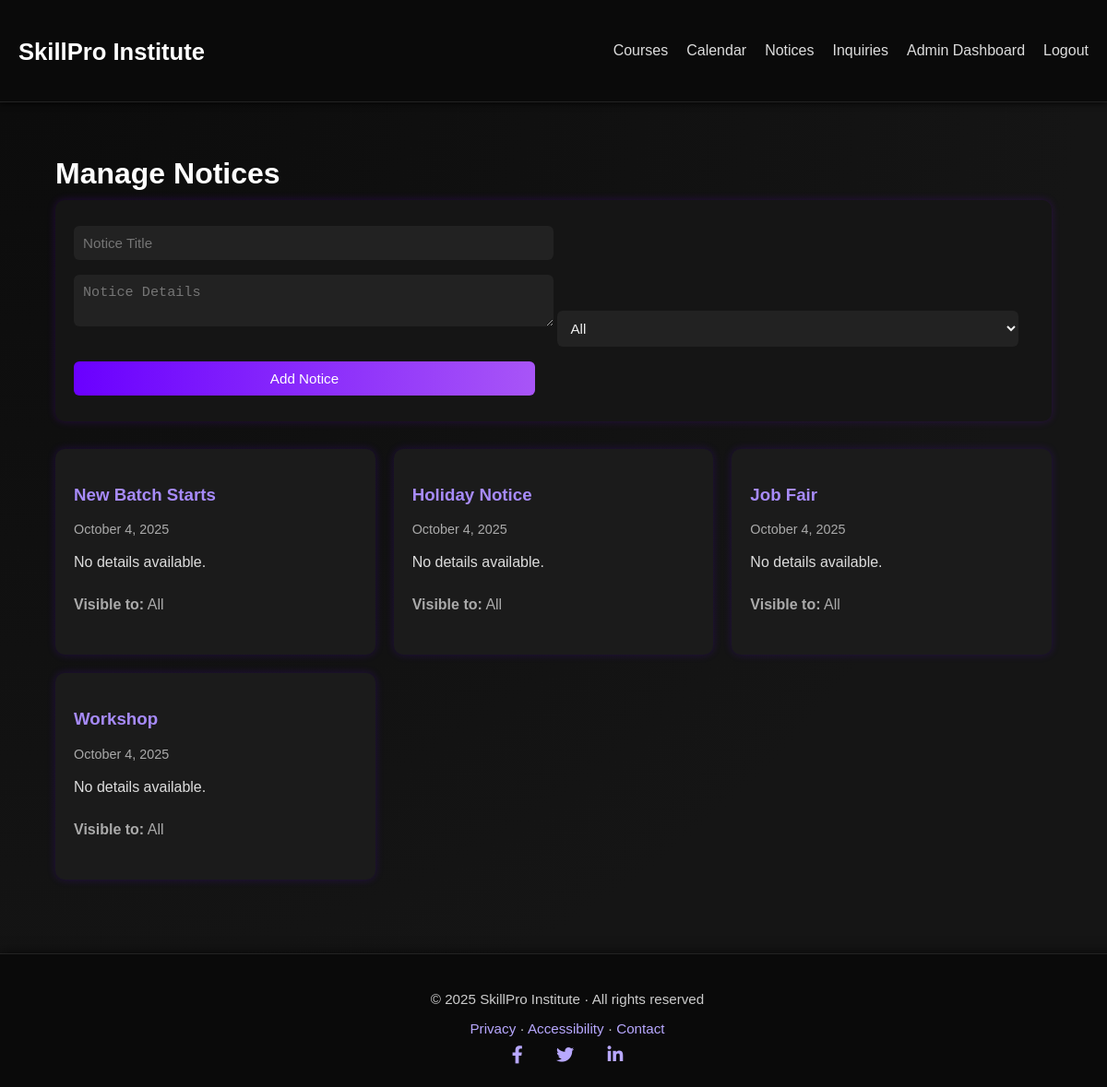
Screenshot of /admin/manage_notices.php (signed in) with the database file from the repository.
### tables this page shows
CREATE TABLE notices (
  id INT AUTO_INCREMENT PRIMARY KEY,
  title VARCHAR(200),
  content TEXT,
  publish_at TIMESTAMP DEFAULT CURRENT_TIMESTAMP
);

### admin/manage_notices.php (the view, shortened to what this page needs)
<?php
require __DIR__ . '/../config/db.php';
require __DIR__ . '/../partials/header.php';
$notices = $pdo->query("SELECT * FROM notices ORDER BY publish_at DESC")->fetchAll(PDO::FETCH_ASSOC);
?>
<link rel="stylesheet" href="/skill_pro_v2/assets/css/admin.css">
<div class="admin-wrapper">
  <h2>Manage Notices</h2>
  <form method="post">
    <input type="text" name="title" placeholder="Notice Title" required>
    <textarea name="body" placeholder="Notice Details" required></textarea>
    <select name="visible_to">
      <option value="all">All</option>
    </select>
    <button type="submit">Add Notice</button>
  </form>
  <div class="notices-grid">
  <?php if ($notices): ?>
    <?php foreach ($notices as $n): ?>
      <div class="notice-card">
        <h3><?= htmlspecialchars($n['title'] ?? 'Untitled Notice') ?></h3>
        <p class="date">
          <?= !empty($n['publish_at']) ? date("F j, Y", strtotime($n['publish_at'])) : 'No date' ?>
        </p>
        <p class="message">
          <?= nl2br(htmlspecialchars($n['body'] ?? 'No details available.')) ?>
        </p>
        <p class="visible">
          <strong>Visible to:</strong> <?= htmlspecialchars($n['visible_to'] ?? 'All') ?>
        </p>
      </div>
    <?php endforeach; ?>
  <?php else: ?>
    <p>No notices available.</p>
  <?php endif; ?>
</div>
<?php require __DIR__ . '/../partials/footer.php'; ?>

### assets/css/theme.css (style rules this page uses)
html, body { background-color: #0a0a0a !important; color: #f0f0f0; font-family: "Poppins", Arial, sans-serif; margin: 0; padding: 0; min-height: 100vh; }
h1, h2, h3, h4 { color: #fff; }
:root { --header-h: 78px; }
body { padding-top: var(--header-h); }

### assets/css/admin.css (style rules this page uses)
body { background: radial-gradient(circle at top left, #0b0b0b, #151515 70%); color: #f5f5f5; font-family: "Poppins", sans-serif; margin: 0; padding: 0; }
.admin-wrapper { width: 90%; max-width: 1200px; margin: 100px auto 50px auto; }
.admin-wrapper h2 { font-size: 2rem; color: #fff; margin-bottom: 10px; }
.admin-wrapper p { color: #aaa; margin-bottom: 25px; }
form { background: #151515; padding: 20px; border-radius: 10px; box-shadow: 0 0 10px rgba(128, 0, 255, 0.2); margin-bottom: 30px; }
form input, form select, form textarea, form button { width: 100%; max-width: 500px; margin: 8px 0; padding: 10px; border: none; border-radius: 6px; background: #222; color: #f0f0f0; font-size: 0.95rem; }
form button { background: linear-gradient(90deg, #6a00ff, #a855f7); color: white; cursor: pointer; transition: 0.3s; }
.notices-grid { display: grid; grid-template-columns: repeat(auto-fit, minmax(280px, 1fr)); gap: 20px; }
.notice-card { background: #1b1b1b; padding: 20px; border-radius: 10px; box-shadow: 0 0 10px rgba(100, 0, 255, 0.2); transition: transform 0.3s ease; }
.notice-card h3 { color: #a78bfa; }
.notice-card .date { font-size: 0.9rem; color: #aaa; margin-bottom: 8px; }
.notice-card .message { color: #ddd; line-height: 1.5; }

### rows the page displays
notices: title "New Batch Starts", publish_at "October 4, 2025", body "No details available.", visible_to "All"
notices: title "Holiday Notice", publish_at "October 4, 2025", body "No details available.", visible_to "All"
notices: title "Job Fair", publish_at "October 4, 2025", body "No details available.", visible_to "All"
notices: title "Workshop", publish_at "October 4, 2025", body "No details available.", visible_to "All"
